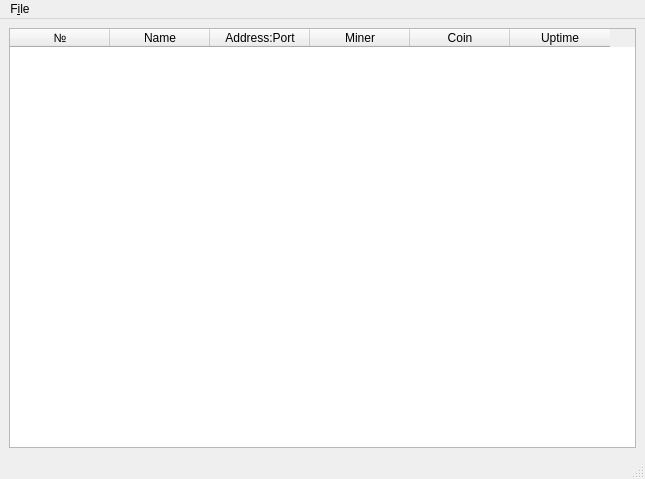
<?xml version="1.0" encoding="UTF-8"?>
<ui version="4.0">
 <class>MainForm</class>
 <widget class="QMainWindow" name="MainForm">
  <property name="geometry">
   <rect>
    <x>0</x>
    <y>0</y>
    <width>645</width>
    <height>479</height>
   </rect>
  </property>
  <property name="windowTitle">
   <string>MainWindow</string>
  </property>
  <widget class="QWidget" name="centralwidget">
   <layout class="QVBoxLayout" name="verticalLayout_2">
    <item>
     <layout class="QVBoxLayout" name="verticalLayout">
      <item>
       <widget class="QTableWidget" name="twFarm">
        <column>
         <property name="text">
          <string>№</string>
         </property>
        </column>
        <column>
         <property name="text">
          <string>Name</string>
         </property>
        </column>
        <column>
         <property name="text">
          <string>Address:Port</string>
         </property>
        </column>
        <column>
         <property name="text">
          <string>Miner</string>
         </property>
        </column>
        <column>
         <property name="text">
          <string>Coin</string>
         </property>
        </column>
        <column>
         <property name="text">
          <string>Uptime</string>
         </property>
        </column>
       </widget>
      </item>
     </layout>
    </item>
   </layout>
  </widget>
  <widget class="QMenuBar" name="menubar">
   <property name="geometry">
    <rect>
     <x>0</x>
     <y>0</y>
     <width>645</width>
     <height>18</height>
    </rect>
   </property>
   <widget class="QMenu" name="menuFiel">
    <property name="title">
     <string>F&amp;ile</string>
    </property>
    <addaction name="action_Exit"/>
   </widget>
   <addaction name="menuFiel"/>
  </widget>
  <widget class="QStatusBar" name="statusbar"/>
  <action name="action_Exit">
   <property name="text">
    <string>&amp;Exit</string>
   </property>
  </action>
 </widget>
 <resources/>
 <connections/>
</ui>
